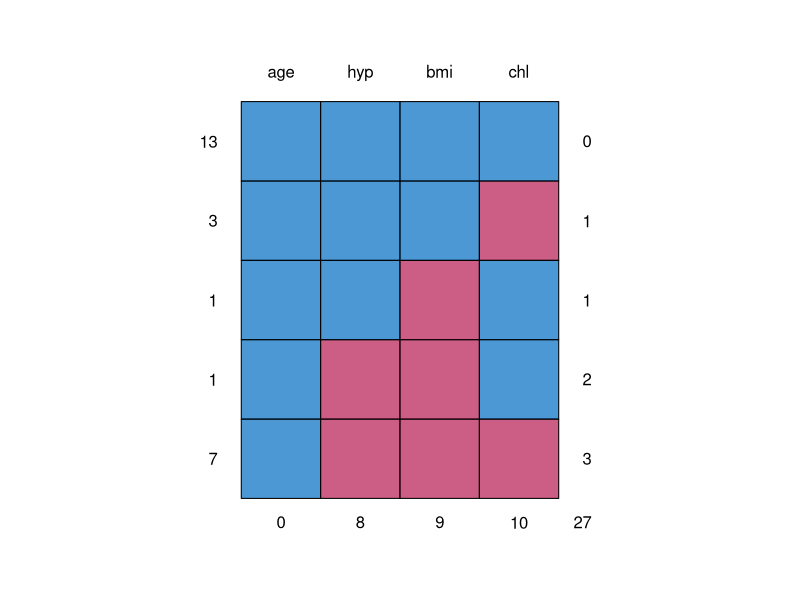
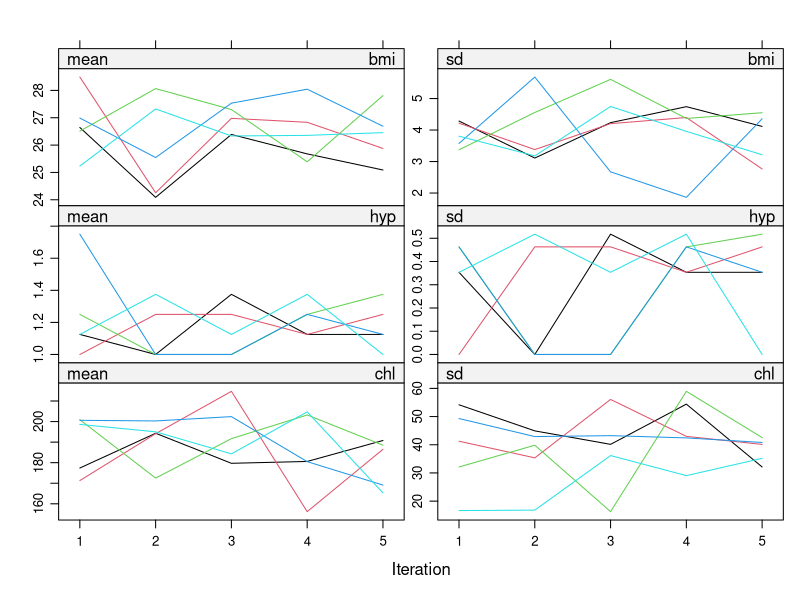
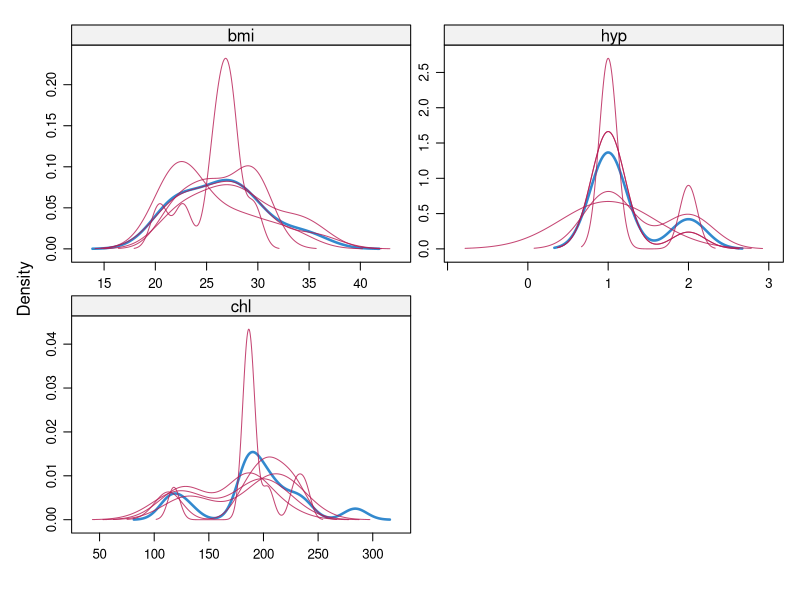

Reproduce these figures in R, in order.
## ---- chunk 1
library(tidyverse)
library(mice)

skimr::skim(nhanes)
## ---- chunk 2
mice::md.pattern(nhanes) %>% invisible()
## ---- chunk 3
imp <- mice::mice(nhanes, print = FALSE, m = 1)

nhanes_2 <- complete(imp)
## ---- chunk 4
# What it looks like
quickpred(nhanes, exclude = c("bmi", "hyp"))

# In use
imp <- nhanes %>% 
  mice(
    predictorMatrix = quickpred(nhanes, exclude = c("bmi", "hyp")), 
    print = FALSE, 
    seed = 123
  )
## ---- chunk 5
plot(imp)
## ---- chunk 6
densityplot(imp)
